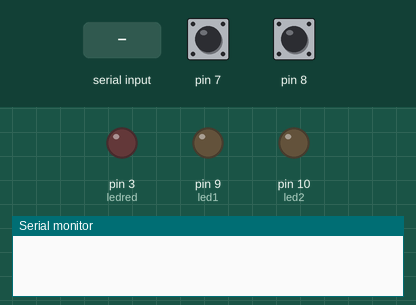
Bench run of a sketch on a simulated Arduino Uno, built with avr-gcc and run on an emulated ATmega328P. Parts: output pins drawn as LEDs (lit = HIGH), the last lines printed to the serial monitor. Dashed ring = blinking. The test bench sets the inputs (shaded band); at power-on: pin 7 HIGH, pin 8 HIGH.

Above: at 1.2 s.
1.3 s: "4\n" received over Serial
At 2.7 s:
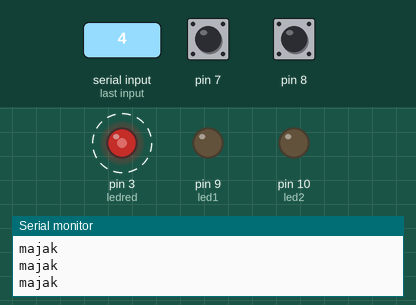
4.3 s: pin 7 pulled LOW for 0.15 s
At 5.57 s:
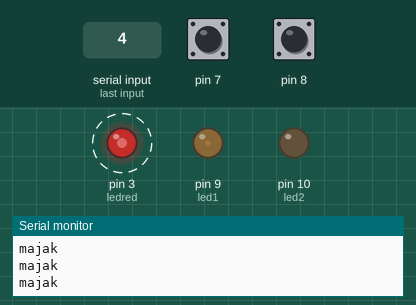
7.4 s: pin 7 pulled LOW for 3.2 s
At 12.0 s:
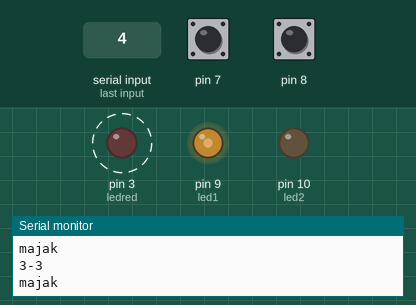
12.1 s: "90,45\n" received over Serial
15.1 s: pin 7 pulled LOW for 0.15 s
At 15.5 s:
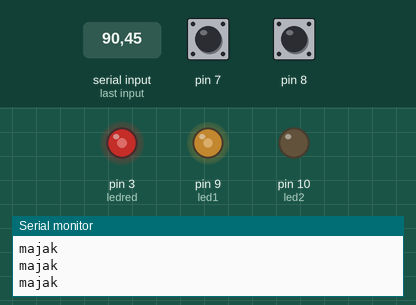
17.3 s: pin 7 pulled LOW for 1 s
At 18.9 s:
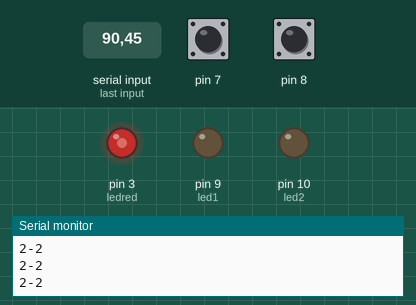
Timing chart, 0 to 20.4 s (numbered marks = the images above; inputs shaded):
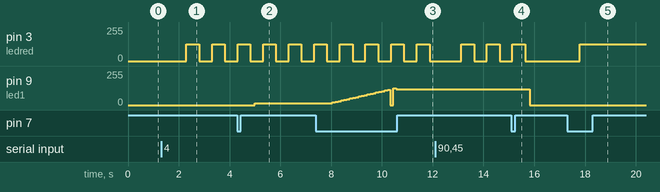

The sketch:

test_val6.ino
```cpp
unsigned long last_press;    // таймер нажатия кнопки
boolean butt_flag;
boolean press1;
     //----------------- переменные "lock mode"-------------------
boolean lock1, lock2;                     // переменные двойного нажатия кнопок
boolean lock_flag;                        // переменная  LOCK ON/OFF
boolean ledlock_flag1, ledlock_flag2;     // пременные вкл/выкл диода 3
boolean val1, val2;                       // переменная обнуления таймеров
unsigned long time_lock, time_on, ms1;    // переменные таймеров
byte led_level;                           // значение диода 3 на маяке
  //-----------------------------------------------------------
   // ----------------- маяк ---------------------
                boolean majak_flag;
                uint32_t ms = 0;
                byte led_stat = 0;
  // ----------------- маяк --------------------
 // ---------------- диммер 1-------------------
     boolean dimm_flag1, dimm_case1;
     byte brightness = 15;
     byte fadeAmount = 5;
     byte brightness1 = 15;
     byte fadeAmount1 = 5;
     unsigned long last_time;   // переменная для задержки по димеру 1 светодиод
     unsigned long last_time1;  // переменная по задержки по димеру 2 светодиод
  // ----------------- диммер 1 ------------------
  // -------------------- LOGIC 1 ----------------------------------------
boolean but1, but2, flag1, flag2, button;
byte val;
  // -------------------- LOGIC 1 ----------------------------------------
#define led1 9                            // Светодиод 1 пин 9
#define led2 10                           // Светодиод 2 пин 10
#define ledred 3                          // обявление пин 3. красным диодом 3.
#define BTN1 7
#define BTN2 8
#include "GyverButton.h"
GButton butt1(BTN1);
GButton butt2(BTN2);

void setup() {
  Serial.begin(9600);
  pinMode(led1,OUTPUT);
pinMode(led2,OUTPUT);
pinMode(ledred,OUTPUT);
}

void loop() {
   butt1.tick();   // обезательная функция отработки кнопки 1
  butt2.tick();   // обезательная функция отработки кнопки 2
  majak1 ();
  dimmer1 ();

  // ------------------- ОПРОС КНОПКИ 1 ---------------------------------
  // ---------------- одинарное нажатие -----------------------------
  if (butt1.isSingle()){
    Serial.println("Single1");
    Serial.println(button);
    Serial.println(millis() - last_press);
   press1 = 1;
   Serial.println(press1);
  }
  if(press1 == 1 && button == 0){
    button = 1;
    Serial.println("hui");
    but1 = 1;
    last_press = millis();
  }
  // ---------------- проверка на удержание ------------------------
  if (butt1.isHold()){
    Serial.println("Holding1");
  dimm_flag1 = 1;                // переменная вкл/выкл димера
    but2 = 1;
  }
  // ------------------ проверка на двойной клик -------------------------
  if (butt1.isDouble()){
    Serial.println("Double1");
   //   lock1 = 1;                  // переменная LOCK MODE
  }
   // ---------------- выключение -----------------------------
  if (button == 1  && press1 == 1 && millis() - last_press > 4000){
  //{
    Serial.println("Single1_val6");
    Serial.println("millis() - last_press");
    Serial.println(but1);
    Serial.println(button);
    button = 0;
      last_press = millis();
    val = 6;
  }

  //Serial.println(button);
  // ------------------- ОПРОС КНОПКИ 1 ---------------------------------
  // -------------------- LOGIC 1 ----------------------------------------
  if(but1 == 1&& flag1 == 0){
    val = 1; flag2 = 1;
  }
  if(but1 == 1&& but2 == 1&& flag2 == 1){
    val = 3; but1 = 0;
  }
  if(but2 == 1&& flag2 == 0){
    val = 2; flag1 = 1; flag2 = 0;
  }
  if(but2 == 1&& but1 == 1&& flag2 == 0){
    val = 4; flag2 = 1; but1 = 0;
  }
  if(but1 == 1&& but2 == 1&& flag2 == 1){
    val = 5; but1 = 0;
  }
  press1 = 0;

  // -------------------- LOGIC 1 ----------------------------------------
 if(Serial.available()){
  val = Serial.parseInt();
  }
 switch(val){
 case 1: //Serial.println(val);
 analogWrite(led1,15);
  break;
  case 2: Serial.println("2-2"); analogWrite(ledred,125);
  break;
  case 3: Serial.println("3-3"); dimm_case1 = 1;
  break;
  case 4: Serial.println("4-4"); majak_flag = 1;
  break;
  case 5: Serial.println("5-5"); val = 2;
  break;
  case 6: analogWrite(ledred,0);analogWrite(led1,0);analogWrite(led2,0); majak_flag = 0; dimm_case1 = 0; but1 = 0; but2 = 0; flag1 = 0; flag2 = 0;
  break;
   }
   //but1 = 0;
}

//----------------------- ДИММЕР1 ---------------------
void dimmer1 () {
    if (dimm_flag1 && dimm_case1){
                   if (millis() - last_time > 100){    // отработка задержки
                      last_time = millis();
                          analogWrite(led1,brightness);
                               brightness = brightness+fadeAmount;
                                      if (brightness==15||brightness==125)
                                    {
                                            analogWrite(led1,0);
                                            fadeAmount =- fadeAmount;
                                    }
                    }
               }
 dimm_flag1 = 0;
}
// --------------------МАЯК ------------------------
void majak1 () {
  if (majak_flag){
    Serial.println("majak");
   if( ( millis() - ms1 ) > 500 ){           // Событие срабатывающее каждые 500 мс
       ms1 = millis();
led_stat = map(led_stat, 0,1,0,125);         // масштабируем переменную
       analogWrite(ledred, led_stat);        // Инвертируем светодиод
       led_stat = !led_stat;
   }
}
}
```

Measured:
- after the input at 1.3 s, pin 3 (ledred): alternates 125/255 for 0.50 s and 0/255 for 0.50 s, starting after 1.0 s
- after the input at 4.3 s, pin 9 (led1): 0/255 → 15/255 after 0.69 s
- after the input at 15.1 s, pin 3 (ledred): goes on until 15.6 s, then stays 0/255; pin 9 (led1): 120/255 → 0/255 after 0.73 s
- after the input at 17.3 s, pin 3 (ledred): 0/255 → 125/255 after 0.50 s
